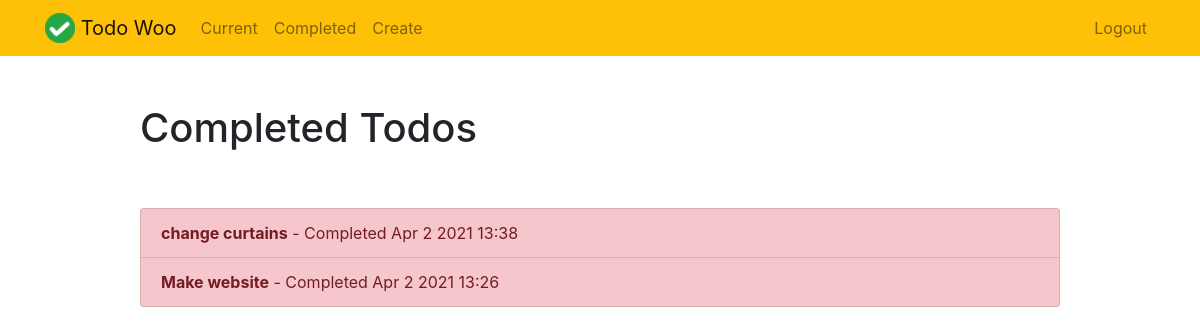
Page /completed/ (signed in) on the committed database.
### todo/models.py (models this page shows, shortened)
class Todo(models.Model):
    title = models.CharField(max_length=100)
    memo = models.TextField(blank=True)
    created = models.DateTimeField(auto_now_add=True)
    datecompleted = models.DateTimeField(null=True, blank=True)
    important = models.BooleanField(default=False)
    user = models.ForeignKey(User, on_delete=models.CASCADE)

### todo/views.py (the view)
# urls.py: path('completed/', views.completedtodos, name="completedtodos"),
@login_required
def completedtodos(request):
    todos = Todo.objects.filter(user=request.user, datecompleted__isnull=False).order_by('-datecompleted')
    return render(request, "todo/completedtodos.html",{"todos":todos})

### todo/templates/todo/completedtodos.html
{% extends "todo/base.html" %}
{% block content %}
    <div class="row justify-content-center mt-5">
        <div class="col-md-10">
            <h1>Completed Todos</h1>
        </div>
    </div>
    <div class="row justify-content-center mt-5">
        <div class="col-md-10">
            <div class="list-group">
                {% for todo in todos %}
                    <a href="{% url 'viewtodo' todo.id %}" class="list-group-item list-group-item-action{% if todo.important %} list-group-item-danger{% endif %}"><b>{{ todo.title }}</b> - Completed {{ todo.datecompleted|date:'M j Y H:i' }}</a>
                {% endfor %}
            </div>
        </div>
    </div>
{% endblock %}

### rows in the picture
Todo: title "change curtains", datecompleted "Apr 2 2021 13:38"
Todo: title "Make website", datecompleted "Apr 2 2021 13:26"
